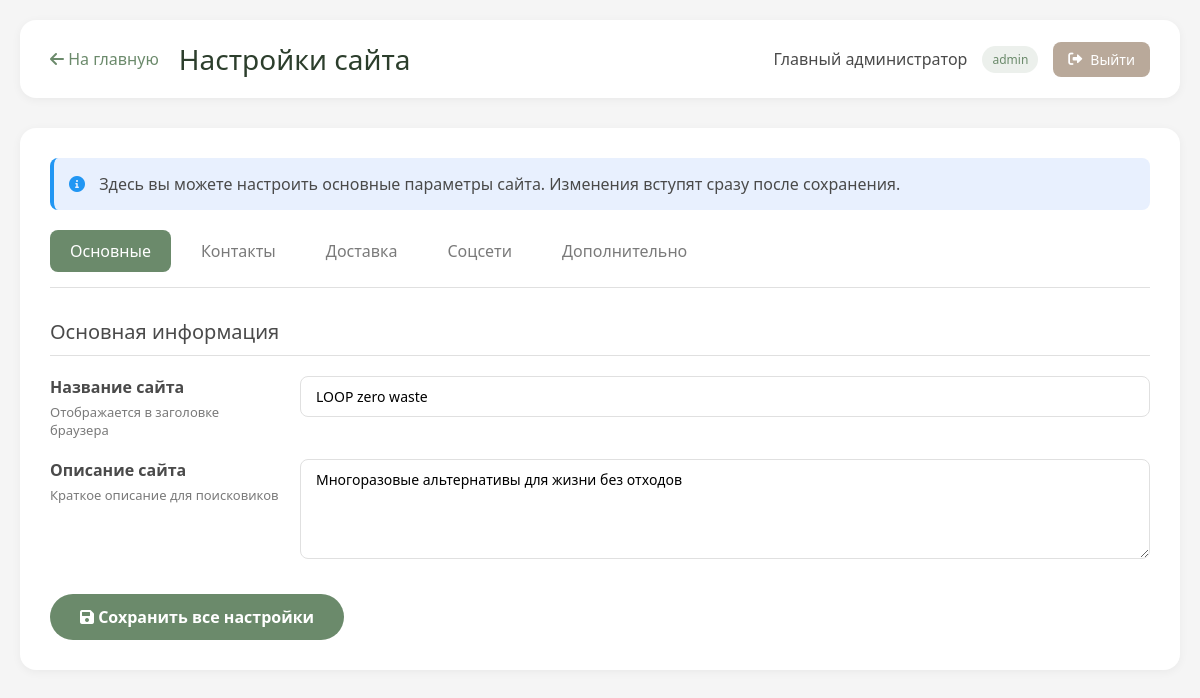
Page /admin/settings.php (signed in) on the committed database.
### tables this page shows
CREATE TABLE `settings` (
  `key` varchar(100) NOT NULL,
  `value` text,
  `type` varchar(50) DEFAULT 'text',
  `description` text,
  `updated_at` timestamp NULL DEFAULT CURRENT_TIMESTAMP ON UPDATE CURRENT_TIMESTAMP
);

### admin/settings.php (the view, shortened to what this page needs)
<?php
require_once '../backend/config.php';
try {
    $pdo->query("SELECT 1 FROM settings LIMIT 1");
} catch (PDOException $e) {
    $pdo->exec("CREATE TABLE IF NOT EXISTS settings (
        `key` varchar(100) NOT NULL PRIMARY KEY,
        `value` text,
        `type` varchar(50) DEFAULT 'text',
        `description` text,
        `updated_at` timestamp NULL DEFAULT CURRENT_TIMESTAMP ON UPDATE CURRENT_TIMESTAMP
    ) ENGINE=InnoDB DEFAULT CHARSET=utf8mb4");
    $default_settings = [
        ['site_name', 'LOOP zero waste', 'text', 'Название сайта'],
        ['site_description', 'Многоразовые альтернативы для жизни без отходов', 'textarea', 'Описание сайта'],
        ['contact_email', 'pedkolledj-1@yandex.ru', 'email', 'Контактный email'],
        ['contact_phone', '8 (347) 262-91-90', 'text', 'Контактный телефон'],
        ['address', 'г. Уфа, ул. Российская, д.100/3', 'text', 'Адрес'],
        ['delivery_min_sum', '3000', 'number', 'Минимальная сумма для бесплатной доставки'],
        ['delivery_cost', '300', 'number', 'Стоимость доставки'],
        ['vk_url', 'https://vk.com/umpk_professionalitet', 'url', 'Ссылка на VK'],
        ['telegram_url', 'https://web.telegram.org/a/#-1001515133002', 'url', 'Ссылка на Telegram'],
    ];
    $stmt = $pdo->prepare("INSERT INTO settings (`key`, `value`, `type`, `description`) VALUES (?, ?, ?, ?)");
    foreach ($default_settings as $setting) {
        $stmt->execute($setting);
    }
}
$settings = [];
$stmt = $pdo->query("SELECT * FROM settings ORDER BY `key`");
while ($row = $stmt->fetch()) {
    $settings[$row['key']] = $row;
}
?>
<!DOCTYPE html>
<html lang="ru">
<head>
    <link rel="stylesheet" href="https://cdnjs.cloudflare.com/ajax/libs/font-awesome/6.0.0-beta3/css/all.min.css">
    <link rel="stylesheet" href="../frontend/css/styles.css">
    <link rel="stylesheet" href="css/admin.css">
</head>
<body>
    <div class="admin-container">
        <div class="admin-header">
            <div style="display: flex; align-items: center;">
                <a href="index.php" class="back-link"><i class="fas fa-arrow-left"></i> На главную</a>
                <h1>Настройки сайта</h1>
            </div>
            <div class="admin-user">
                <span><?= $_SESSION['admin_name'] ?></span>
                <span class="role"><?= $_SESSION['admin_role'] ?></span>
                <a href="logout.php" class="logout-btn"><i class="fas fa-sign-out-alt"></i> Выйти</a>
            </div>
        </div>
        <div class="settings-container">
            <div class="info-box">
                <i class="fas fa-info-circle"></i>
                Здесь вы можете настроить основные параметры сайта. Изменения вступят сразу после сохранения.
            </div>
            <div class="settings-tabs">
                <button class="tab-btn active" onclick="showTab('main')">Основные</button>
                <button class="tab-btn" onclick="showTab('contacts')">Контакты</button>
                <button class="tab-btn" onclick="showTab('delivery')">Доставка</button>
                <button class="tab-btn" onclick="showTab('social')">Соцсети</button>
                <button class="tab-btn" onclick="showTab('advanced')">Дополнительно</button>
            </div>
            <form method="POST">
                <div id="tab-main" class="settings-section active">
                    <div class="settings-group">
                        <h2>Основная информация</h2>
                        <div class="setting-item">
                            <div class="setting-label">
                                <label>Название сайта</label>
                                <div class="description">Отображается в заголовке браузера</div>
                            </div>
                            <div class="setting-input">
                                <input type="text" name="setting_site_name" value="<?= htmlspecialchars($settings['site_name']['value'] ?? '') ?>">
                            </div>
                        </div>
                        <div class="setting-item">
                            <div class="setting-label">
                                <label>Описание сайта</label>
                                <div class="description">Краткое описание для поисковиков</div>
                            </div>
                            <div class="setting-input">
                                <textarea name="setting_site_description"><?= htmlspecialchars($settings['site_description']['value'] ?? '') ?></textarea>
                            </div>
                        </div>
                    </div>
                </div>
                <button type="submit" name="save_settings" class="btn-save">
                    <i class="fas fa-save"></i> Сохранить все настройки
                </button>
            </form>
        </div>
    </div>
</body>
</html>

### admin/css/admin.css (style rules this page uses)
.admin-container { max-width: 1400px; margin: 0 auto; padding: 20px; }
.admin-header { background: white; border-radius: 16px; padding: 20px 30px; margin-bottom: 30px; display: flex; justify-content: space-between; align-items: center; box-shadow: 0 2px 10px rgba(0,0,0,0.05); }
.admin-header h1 { color: #2c3e2c; font-size: 28px; font-weight: 300; }
.admin-user { display: flex; align-items: center; gap: 15px; }
.admin-user span { color: #4a4a4a; }
.admin-user .role { background: #6b8a6b20; color: #6b8a6b; padding: 5px 10px; border-radius: 20px; font-size: 12px; }
.back-link { color: #6b8a6b; text-decoration: none; margin-right: 20px; }
.btn-save { background: #6b8a6b; color: white; border: none; padding: 12px 30px; border-radius: 40px; font-size: 16px; font-weight: 600; cursor: pointer; transition: 0.2s; }
.logout-btn { padding: 8px 15px; background: #b9a99a; color: white; text-decoration: none; border-radius: 8px; font-size: 14px; transition: 0.2s; display: inline-flex; align-items: center; gap: 8px; border: none; cursor: pointer; }
.logout-btn i { font-size: 14px; }
.settings-container { background: white; border-radius: 16px; padding: 30px; box-shadow: 0 2px 10px rgba(0,0,0,0.05); }
.settings-tabs { display: flex; gap: 10px; margin-bottom: 30px; border-bottom: 1px solid #e0e0e0; padding-bottom: 15px; flex-wrap: wrap; }
.tab-btn { padding: 10px 20px; background: transparent; border: none; border-radius: 8px; cursor: pointer; font-size: 16px; color: #7a7a7a; transition: 0.2s; }
.tab-btn.active { background: #6b8a6b; color: white; }
.settings-section { display: none; }
.settings-section.active { display: block; }
.settings-group { margin-bottom: 30px; }
.settings-group h2 { color: #4a4a4a; font-size: 20px; font-weight: 500; margin-bottom: 20px; padding-bottom: 10px; border-bottom: 1px solid #e0e0e0; }
.setting-item { margin-bottom: 20px; display: flex; flex-wrap: wrap; align-items: flex-start; }
.setting-label { width: 250px; padding-right: 20px; }
.setting-label label { font-weight: 600; color: #4a4a4a; display: block; margin-bottom: 5px; }
.setting-label .description { color: #7a7a7a; font-size: 13px; }
.setting-input { flex: 1; min-width: 300px; }
.setting-input input, .setting-input textarea, .setting-input select { width: 100%; padding: 10px 15px; border: 1px solid #e0e0e0; border-radius: 8px; font-size: 14px; transition: 0.2s; }
.setting-input textarea { min-height: 100px; resize: vertical; }
.info-box { background: #e8f0fe; border-left: 4px solid #2196f3; padding: 15px; border-radius: 8px; margin-bottom: 20px; color: #4a4a4a; }
.info-box i { color: #2196f3; margin-right: 10px; }

### rows in the picture
settings: setting_site_name "LOOP zero waste"
settings: setting_site_description "Многоразовые альтернативы для жизни без отходов"

### other values in the picture
$_SESSION['admin_name'] "Главный администратор"
$_SESSION['admin_role'] "admin"
